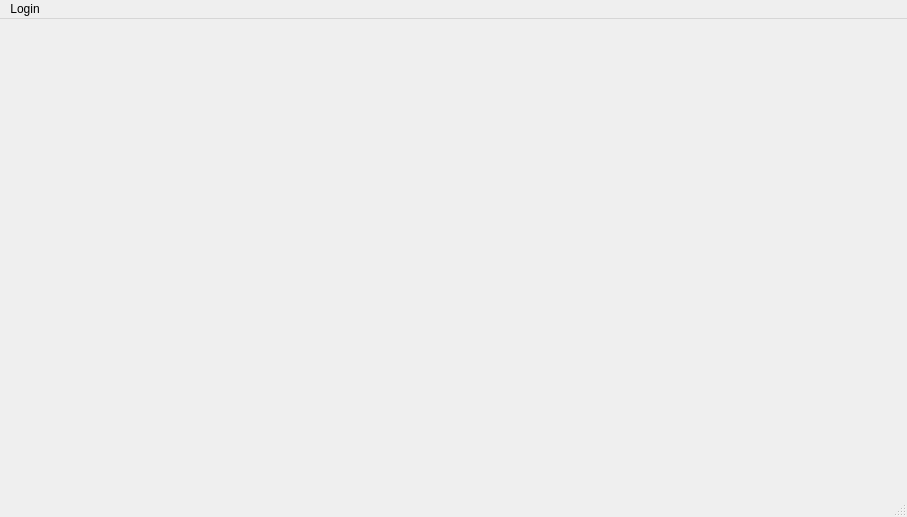
<?xml version="1.0" encoding="UTF-8"?>
<ui version="4.0">
 <class>MainWindow</class>
 <widget class="QMainWindow" name="MainWindow">
  <property name="geometry">
   <rect>
    <x>0</x>
    <y>0</y>
    <width>907</width>
    <height>517</height>
   </rect>
  </property>
  <property name="windowTitle">
   <string>MainWindow</string>
  </property>
  <property name="tabShape">
   <enum>QTabWidget::TabShape::Triangular</enum>
  </property>
  <widget class="QWidget" name="centralwidget"/>
  <widget class="QMenuBar" name="menubar">
   <property name="geometry">
    <rect>
     <x>0</x>
     <y>0</y>
     <width>907</width>
     <height>22</height>
    </rect>
   </property>
   <widget class="QMenu" name="menuLogin">
    <property name="title">
     <string>Login</string>
    </property>
   </widget>
   <addaction name="menuLogin"/>
  </widget>
  <widget class="QStatusBar" name="statusbar"/>
 </widget>
 <resources/>
 <connections/>
</ui>
